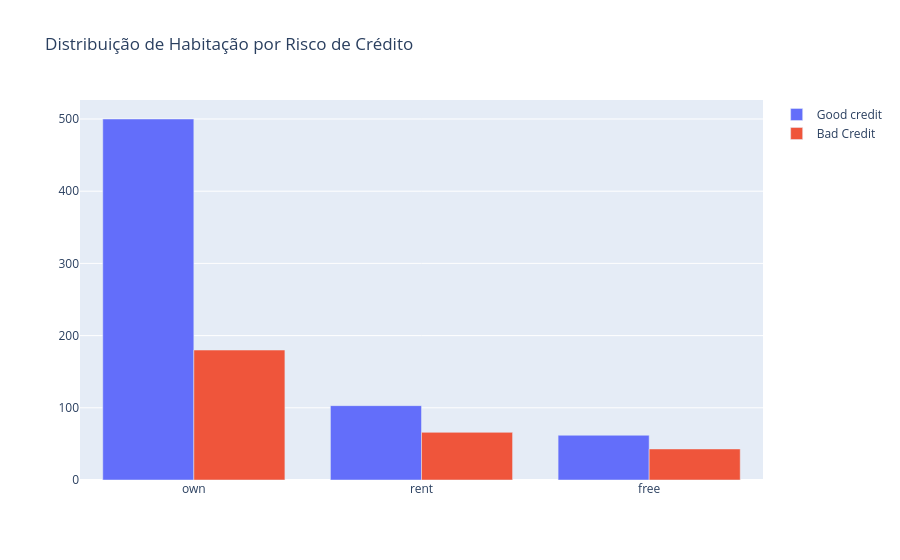

Here is the notebook cell this chart was saved with:
### Code cell
# Plotando gráfico de barras agrupadas para a coluna "Housing" com base no risco de crédito
trace0 = go.Bar(
    x = df[df["Credit Risk"]== 1]["Housing"].value_counts().index.values,
    y = df[df["Credit Risk"]== 1]["Housing"].value_counts().values,
    name='Good credit'
)

trace1 = go.Bar(
    x = df[df["Credit Risk"]== 2]["Housing"].value_counts().index.values,
    y = df[df["Credit Risk"]== 2]["Housing"].value_counts().values,
    name="Bad Credit"
)

data = [trace0, trace1]

layout = go.Layout(
    title='Distribuição de Habitação por Risco de Crédito',
)


fig = go.Figure(data=data, layout=layout)

py.iplot(fig, filename='Housing-Grouped')

### Figure 1 — Plotly figure (JSON) as saved in the notebook; plotly's stock layout.template omitted (floating-point values rounded to 4 significant figures)
{"data": [{"name": "Good credit", "type": "bar", "x": ["own", "rent", "free"], "y": [500, 103, 62]}, {"name": "Bad Credit", "type": "bar", "x": ["own", "rent", "free"], "y": [180, 66, 43]}], "layout": {"title": {"text": "Distribuição de Habitação por Risco de Crédito"}}}
